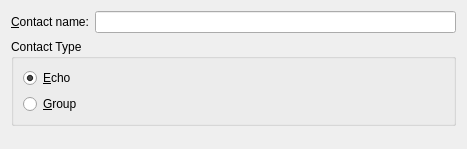
<?xml version="1.0" encoding="UTF-8"?>
<ui version="4.0">
 <class>WebqqAddUI</class>
 <widget class="QWidget" name="WebqqAddUI">
  <property name="geometry">
   <rect>
    <x>0</x>
    <y>0</y>
    <width>466</width>
    <height>149</height>
   </rect>
  </property>
  <layout class="QVBoxLayout">
   <item>
    <layout class="QHBoxLayout">
     <property name="spacing">
      <number>6</number>
     </property>
     <property name="leftMargin">
      <number>0</number>
     </property>
     <property name="topMargin">
      <number>0</number>
     </property>
     <property name="rightMargin">
      <number>0</number>
     </property>
     <property name="bottomMargin">
      <number>0</number>
     </property>
     <item>
      <widget class="QLabel" name="textLabel1">
       <property name="toolTip">
        <string>The account name of the account you would like to add.</string>
       </property>
       <property name="whatsThis">
        <string>The account name of the account you would like to add.</string>
       </property>
       <property name="text">
        <string>&amp;Contact name:</string>
       </property>
       <property name="buddy">
        <cstring>m_uniqueName</cstring>
       </property>
      </widget>
     </item>
     <item>
      <widget class="QLineEdit" name="m_uniqueName">
       <property name="toolTip">
        <string>The account name of the account you would like to add.</string>
       </property>
       <property name="whatsThis">
        <string>The account name of the account you would like to add.</string>
       </property>
      </widget>
     </item>
    </layout>
   </item>
   <item>
    <widget class="QGroupBox" name="groupBox">
     <property name="title">
      <string>Contact Type</string>
     </property>
     <layout class="QVBoxLayout">
      <item>
       <widget class="QRadioButton" name="m_rbEcho">
        <property name="toolTip">
         <string>Hey look!  Only one option.  Could you please make this a dropdown and add Null?</string>
        </property>
        <property name="whatsThis">
         <string>Hey look!  Only one option.  Could you please make this a dropdown and add Null?</string>
        </property>
        <property name="text">
         <string>&amp;Echo</string>
        </property>
        <property name="checked">
         <bool>true</bool>
        </property>
       </widget>
      </item>
      <item>
       <widget class="QRadioButton" name="m_rbGroup">
        <property name="text">
         <string>&amp;Group</string>
        </property>
       </widget>
      </item>
     </layout>
    </widget>
   </item>
   <item>
    <spacer>
     <property name="orientation">
      <enum>Qt::Vertical</enum>
     </property>
     <property name="sizeType">
      <enum>QSizePolicy::Expanding</enum>
     </property>
     <property name="sizeHint" stdset="0">
      <size>
       <width>445</width>
       <height>0</height>
      </size>
     </property>
    </spacer>
   </item>
  </layout>
 </widget>
 <resources/>
 <connections/>
</ui>
